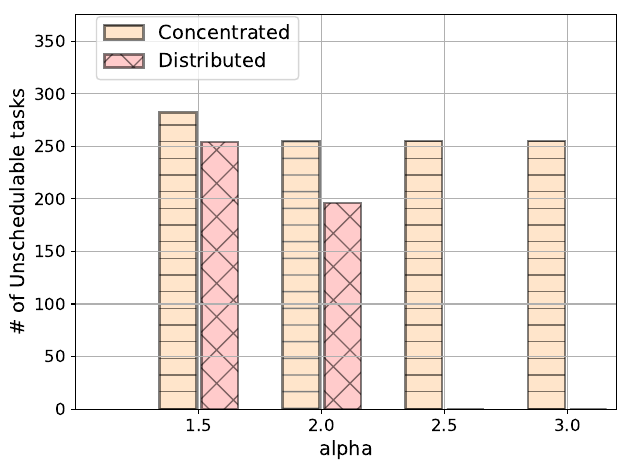

Here is the Python script that generated this plot:
import numpy as np
import math
import matplotlib.pyplot as plt
import sys
import matplotlib.ticker as tkr
import matplotlib


def main():
    markers = ["s", "D", "o", "*", "v", "^"]
    linestyles = ['-', '--', '-', '--', '-', '--']
    colors = ['#ffcc99', '#ff9999', "#99cccc", 'r', 'k', 'm']
    

    distributed = []
    concentrated = []

    with open("second_stage.csv") as f:
      distributed = [int(x) for x in f.readline().strip('').rstrip('\n').split(",")]
      concentrated = [int(x) for x in f.readline().strip('').rstrip('\n').split(",")]

    print (distributed)

    fig = plt.figure()
    plt.xlim(1, 3.2)
    ax = fig.add_subplot(111)
    plt.ylim(0, 375)
    plt.ylabel("# of Unschedulable tasks", fontsize=14)
    plt.xlabel("alpha", fontsize=14)

    bar_width = 0.15
    ypos = []
    labels = ["Concentrated", "Distributed"]
    x = 1

    xticks = [1.5, 2, 2.5, 3]
    plt.xticks(xticks)

    i = 0
    plt.bar([x - bar_width/2 - 0.01  for x in xticks], distributed, bar_width, bottom=None, color=colors[i], hatch=patterns[i], align='center', alpha=0.5, label=labels[i], edgecolor='k', linewidth=2)
    i += 1
    plt.bar([x + bar_width/2 + 0.01  for x in xticks], concentrated, bar_width, bottom=None, color=colors[i], hatch=patterns[i], align='center', alpha=0.5, label=labels[i], edgecolor='k', linewidth=2)

    plt.tight_layout()

    plt.tick_params(axis='both', which='major', labelsize=12)
    ax.get_yaxis().set_tick_params(which='minor', size=0)
    ax.get_yaxis().set_tick_params(which='minor', width=0)


    ax.legend(loc='upper left', bbox_to_anchor=(0.02, 1.02), prop={'size': 14})
    plt.tight_layout()
    plt.grid()
    plt.savefig("second_stage.pdf", bbox_inches='tight')
    # plt.show()



if __name__ == "__main__":
    main()
